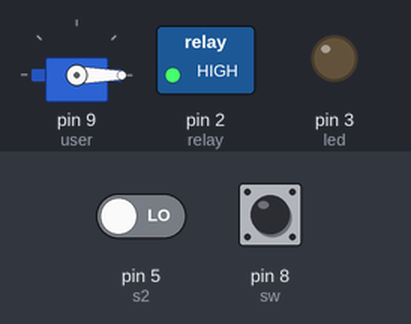
This sketch was run on a simulated Arduino Uno, built with avr-gcc and run on an emulated ATmega328P. Shown: servo, switched loads named in the sketch (green lamp = pin HIGH), output pins drawn as LEDs (lit = HIGH). The inputs (shaded band) are chosen by the test bench; at power-on: pin 8 (sw) HIGH, pin 5 (s2) LOW.

Above: at 2.8 s.
2.9 s: pin 8 (sw) pulled LOW for 1.2 s
At 3.3 s:
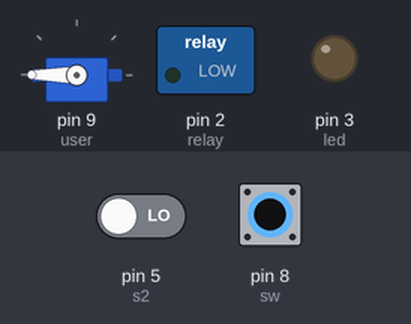
At 5.8 s:
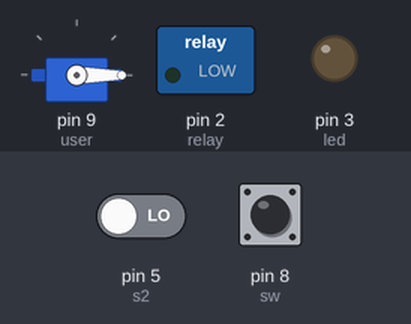
6.5 s: pin 8 (sw) pulled LOW for 3.2 s
At 8.3 s:
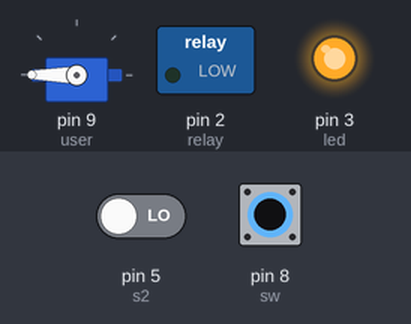
Timing chart, 0 to 12.5 s (numbered marks = the images above; inputs shaded):
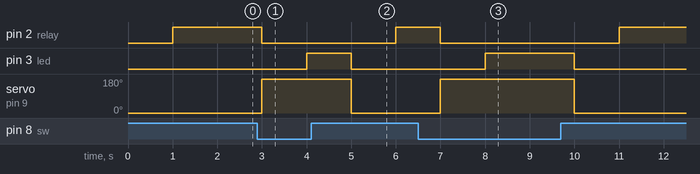

Measured:
- after the input at 2.9 s, pin 2 (relay): HIGH → LOW after 0.10 s, → HIGH 3.0 s later; pin 3 (led): LOW → HIGH after 1.1 s, → LOW 1.0 s later; servo on pin 9 (user): 0° → 180° after 0.10 s, → 0° 2.0 s later
- after the input at 6.5 s, pin 2 (relay): HIGH → LOW after 0.50 s, → HIGH 4.0 s later; pin 3 (led): LOW → HIGH after 1.5 s, → LOW 2.0 s later; servo on pin 9 (user): 0° → 180° after 0.50 s, → 0° 3.0 s later

The sketch:

Servo_Controlled_by_Switch.ino
```cpp
#include<Servo.h>
int relay=2;
int led=3;
int sw=8;
int s2=5;
Servo user;
void setup()
{
  user.attach(9);
  user.write(0);
  pinMode(relay,OUTPUT);
  pinMode(led,OUTPUT);
}

void loop() {

  if(digitalRead(sw)==0)
  {
    digitalWrite(relay,LOW);
    user.write(180);
    delay(1000);
    digitalWrite(led,HIGH);
  }
  else if(digitalRead(s2)==0)
  {
    digitalWrite(led,LOW);
    user.write(0);
    delay(1000);
    digitalWrite(relay,HIGH);
  }

}
```
